Frame 1 (no input): blank canvas, image omitted
Frame 60 (no input): blank canvas, image omitted
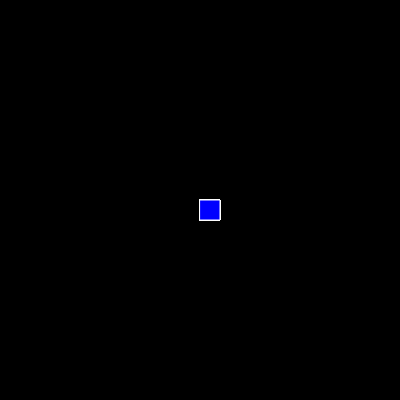
Frame 120 (the mouse pressed at the canvas centre since frame 60)

The p5.js sketch whose frames 1 and 60 were blank and that drew this single picture after the mouse press (run headless with seeded random() and noise() and a simulated clock; from frame 60 on, the mouse is pressed at the canvas centre):

// p5.js sketch
// ── sketch.js
function setup() {
    createCanvas(400, 400);
    background("#000000");
  }
  
  function draw() {
    stroke("#FFFFFF");
    fill("blue");
    if (mouseIsPressed) {
      rect(mouseX, mouseY, 20, 20);
    }
  }
  
